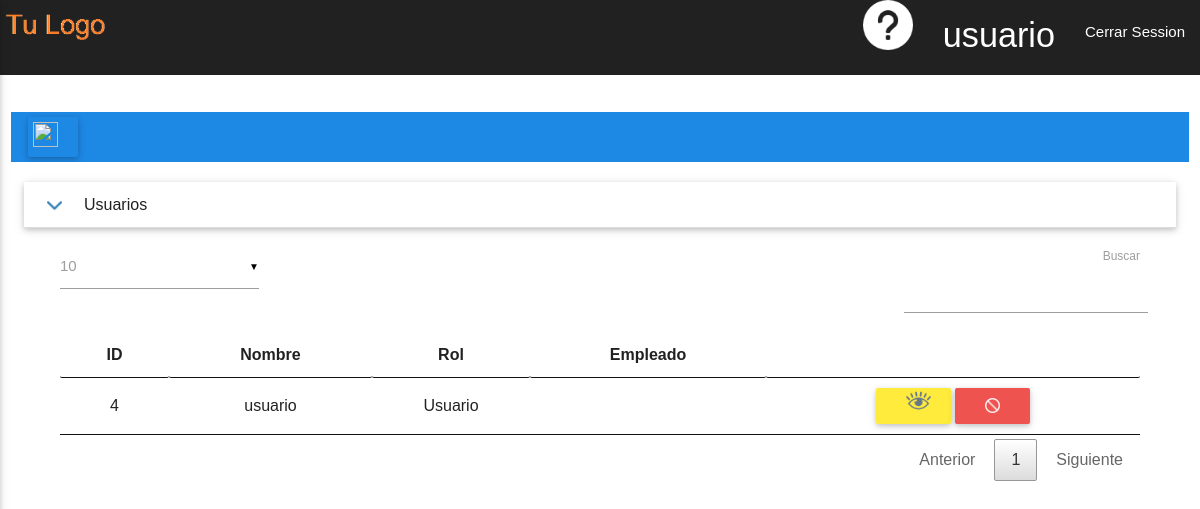
The page /Modulo/Usuarios.php (signed in) on the database as committed earlier.
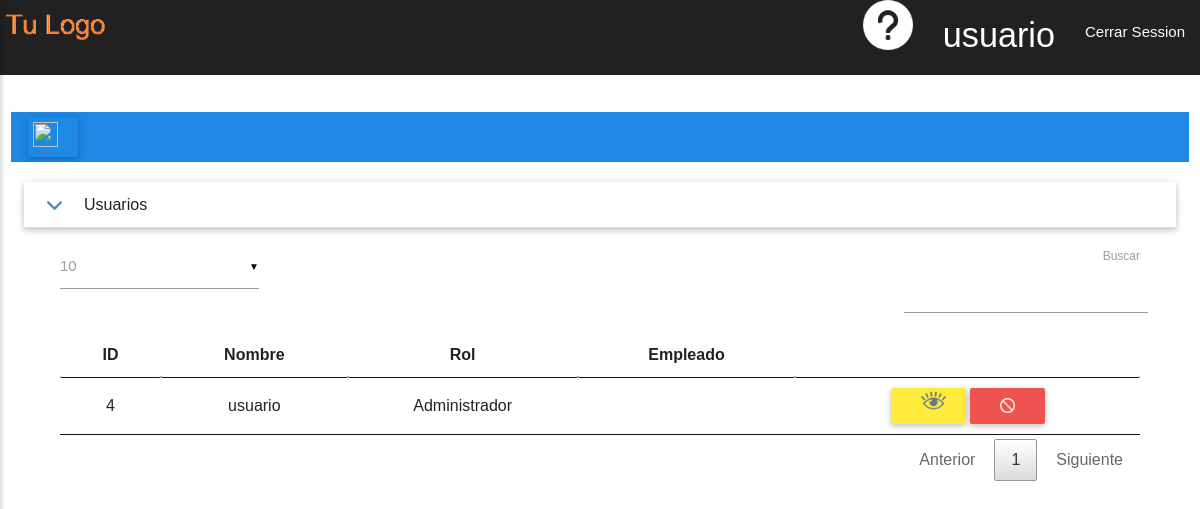
The same page on the database as committed later.
### tables this page shows
CREATE TABLE `usuarios` (
  `idUsuarios` int(11) NOT NULL,
  `Email` varchar(55) DEFAULT NULL,
  `user` varchar(10) DEFAULT NULL,
  `Contra` varchar(20) DEFAULT NULL,
  `estado` int(11) DEFAULT NULL,
  `idRol` int(11) DEFAULT NULL,
  `idEmpleados` int(11) DEFAULT NULL
);

### vista/Vistas.php (called while the page is built, shortened)
<?php
function Usuario()
{
    include('../app/plantilla/usuario/Cabecera.php');
    include('../app/plantilla/usuario/Cuerpo.php');
    include('../app/plantilla/usuario/Pie.php');
}
?>

### vista/usuarioVista.php (the view, shortened to what this page needs)
<?php
function mostrarUsuarios()
{
	?>
<table id='tabla' class='bordered centered highlight responsive-table centrarT'>
          <thead>
          <tr>
          <th>ID</th>
          <th>Nombre</th>
          <th>Rol</th>
          <th>Empleado</th>
          <th></th>
          </tr>
          </thead>
       <tbody>
	<?php
    $mysql = conexionMysql();
    $sql = "SELECT u.idUsuarios, u.user,(SELECT r.Descripcion FROM roles r WHERE r.idRol=u.idRol ),(SELECT r.nombre FROM empleados r WHERE r.idEmpleados=u.idEmpleados limit 1),(SELECT r.apellido FROM empleados r WHERE r.idEmpleados=u.idEmpleados limit 1) FROM usuarios u WHERE Estado=1 and u.idusuarios!=0";
	$tabla="";
    if($resultado = $mysql->query($sql))
    {
        if(mysqli_num_rows($resultado)==0)
        {
            $respuesta = "<div class='error'>No hay usuarios BD vacia</div>";
        }
        else
        {
            while($fila = $resultado->fetch_row())
            {
                $tabla .= "<tr>";
                $tabla .="<td>"     .$fila["0"].    "</td>";
                $tabla .="<td>" .$fila["1"].      "</td>";
                $tabla .="<td>" .$fila["2"].      "</td>";
				$tabla .="<td>" .$fila["3"].      " " .$fila["4"].      "</td>";
				 $tabla .="<td class='anchoC'>";
                $tabla .="<a class='waves-effect waves-light btn yellow dark-1 modal-trigger botonesm ver' onclick=\"ver('".$fila["0"]."')\"><i class='material-icons left'><img class='iconoeditcrud' src='../app/img/ojo.png' /></i></a>";
				$tabla .="<a class='waves-effect waves-light btn red lighten-1 modal-trigger botonesm modaleliminar' onclick=\"deshabilitarUsuariosTurnoU('5','1','".$fila["0"]."');\" title=\"Deshabilitar\"><i class='material-icons left'><img class='iconoaddcrud' src='../app/img/deshabilitado.png' /></i></a>";
                $tabla .= "</td></tr>";
            }
            $respuesta = $tabla;
        }
    }
    else
    {
        $respuesta = "<div class='error'>Error: no se ejecuto la consulta a BD</div>";
    }
    return printf($respuesta);
	?>
    <?php
}
	?>
    <?php
function comboRolesUsuarios()
{
	?>
	<?php
    $mysql = conexionMysql();
    $sql = "SELECT descripcion,idRol FROM roles where estado=1";
	$tabla="";
    if($resultado = $mysql->query($sql))
    {
        if(mysqli_num_rows($resultado)==0)
        {
            $respuesta = "<div class='error'>No hay usuarios BD vacia</div>";
        }
        else
        {
            while($fila = $resultado->fetch_row())
            {
                $tabla .="<option value=\"".$fila["1"]."\">".$fila["0"]."</option>";
            }
            $respuesta = $tabla;
        }
    }
    else
    {
        $respuesta = "<div class='error'>Error: no se ejecuto la consulta a BD</div>";
    }
    return printf($respuesta);
	?>
    <?php
}
?>

### Modulo/Usuarios.php (shortened to what this page needs)
<?php
if(isset($_SESSION['SOFT_USER']))
{
    Usuario();
}
else
{
    header('location: ../index.php');
}
?>

### app/plantilla/usuario/Cabecera.php (shortened to what this page needs)
<!DOCTYPE html>
<html lang="es">
    <head>
        <?php include('../app/plantilla/general/libCss.php');   ?>
    </head>
    <body>
        <?php
		include('../app/plantilla/general/Cabecera.php');   ?>
<?php include('../app/plantilla/general/Nav.php');   ?>

### app/plantilla/general/libCss.php (shortened to what this page needs)
<link type="text/css" rel="stylesheet" href="../app/css/lib/datatable.css"  />
<link type="text/css" rel="stylesheet" href="../app/css/lib/materialize.css"  />
<link type="text/css" rel="stylesheet" href="../app/css/lib/dropify.css"  />
<link type="text/css" rel="stylesheet" href="../app/css/lib/nav.css"  />

### app/plantilla/general/Cabecera.php (shortened to what this page needs)
<div class="navbar-fixed">
            <nav>
                <div class="nav-wrapper grey darken-4">
                    <a  class="brand-logo"><img class="logo" src="../app/img/logoHectoRepuestos.png"/></a>
                         <ul class="right hide-on-med-and-down">
						<li><a id="ayuda" class="right ayuda"><img class="ayudaI" src="../app/img/ayuda.png"></a></li>
						<li><a href="?Inicio"><h4><?php echo $_SESSION['SOFT_USER'];?></h4> </a></li>
						<li><a class="right"  id="logout" href="#!">Cerrar Session</a></li>
                    </ul>
                </div>
            </nav>
        </div>

### app/plantilla/general/Nav.php (shortened to what this page needs)
<br>
   <div class="controlTabs">
            <div class="row">
                <div class="col s12">
                    <ul id="tabsn" class="tabs tabsTa centrartab blue darken-1 ">
                        <div class="centrarlip">
                            <?php
							$class="";
							$menu1="";
							$menu2="";
							$cont=0;
							$script="";
							for($i=0;$i<=$_SESSION['SOFT_MODULO_NUM'];$i++)
							{
								if($_SESSION['SOFT_MODULO_REF'][$i]==$_SESSION['SOFT_NAV'])
								{
									$class="blue darken-4";
									if($_SESSION['SOFT_MODULO_TIPO'][$i]==1)
									{
										$class1="blue darken-4";
									}
								}
								else
								{
									$class="";
								}
								if($_SESSION['SOFT_MODULO_TIPO'][$i]==1)
								{
									$cont++;
									$menu2.='<li class="centrarli"><a id="'.$_SESSION['SOFT_MODULO_REF'][$i].'" href="#" class="blue darken-1 btn white-text tamatabsa '.$class.'"><i class="material-icons left"><img class="iconotab" src="'.$_SESSION['SOFT_MODULO_DIR'][$i].'" /></i>'.$_SESSION['SOFT_MODULO'][$i].'</a></li>';
									$script.='$(\'#'.$_SESSION['SOFT_MODULO_REF'][$i].'\').toggle();
									';
								}
								else
								{
								$menu1.='<li class="centrarli"><a id="'.$_SESSION['SOFT_MODULO_REF'][$i].'" href="#" class="blue darken-1 btn white-text tamatabsa '.$class.'"><i class="material-icons left"><img class="iconotab" src="'.$_SESSION['SOFT_MODULO_DIR'][$i].'" /></i>'.$_SESSION['SOFT_MODULO'][$i].'</a></li>';
								}
							}
						echo $menu1;
							?>
                        </div>
                    </ul>
                </div>
            </div>
        </div>

### app/plantilla/usuario/Cuerpo.php (shortened to what this page needs)
<div id="contenidoCrud">
    <ul class="collapsible popout" data-collapsible="accordion">
        <li>
            <div class="collapsible-header"><i class="material-icons"><img class="imgSub" src="../app/img/flecha-hacia-abajo-signo-para-navegar.png" /></i>Usuarios</div>
        </li>
    </ul>
    <div class="centrartabla">
        <?php
        include('../vista/usuarioVista.php');
        mostrarUsuarios();
        ?>
                            <?php  comboRolesUsuarios();?>

### app/plantilla/usuario/Pie.php (shortened to what this page needs)
  </div>
 </body>
</html>

Rows that differ between the two databases and show on the page:
changed usuarios "usuario": 2 "Usuario" → "Administrador"
